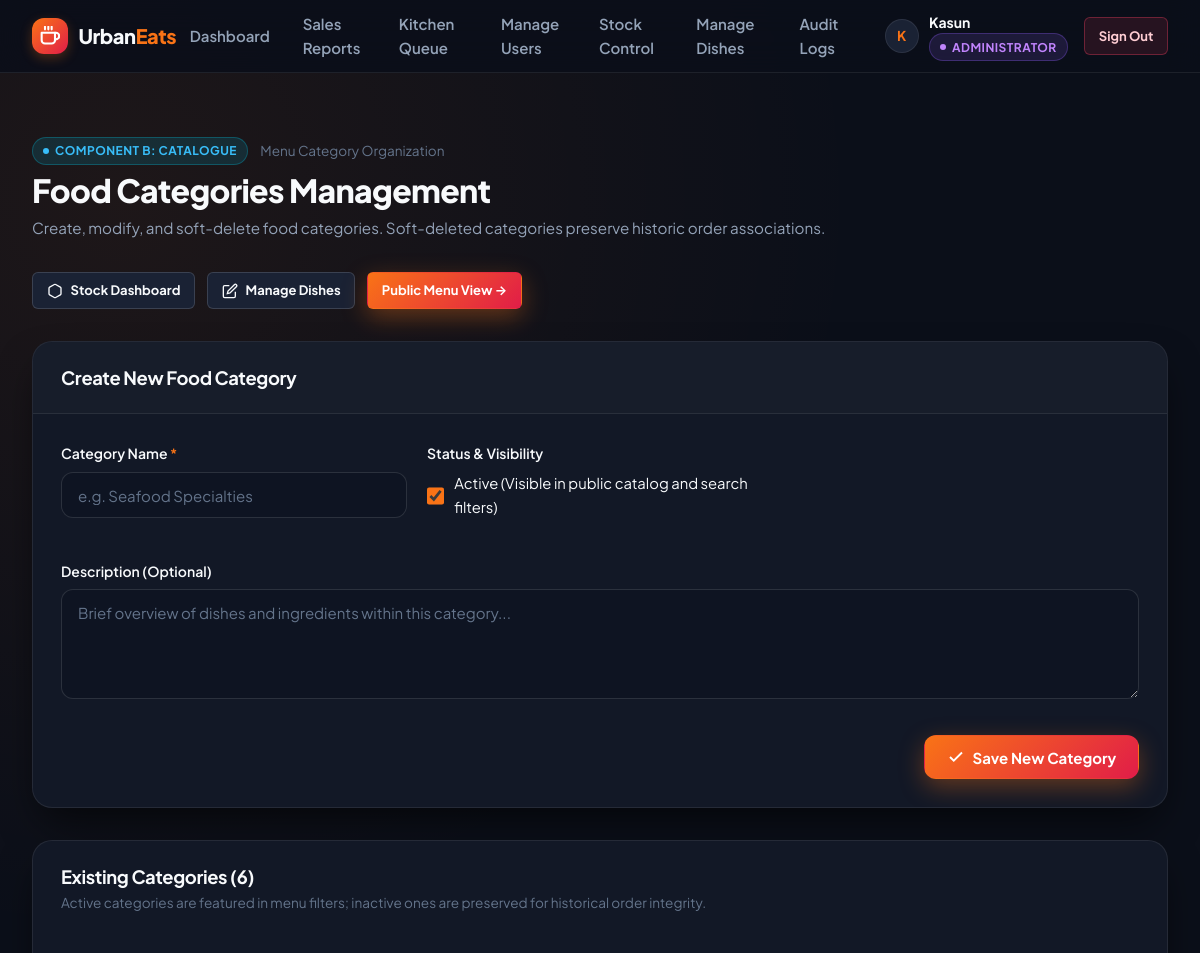
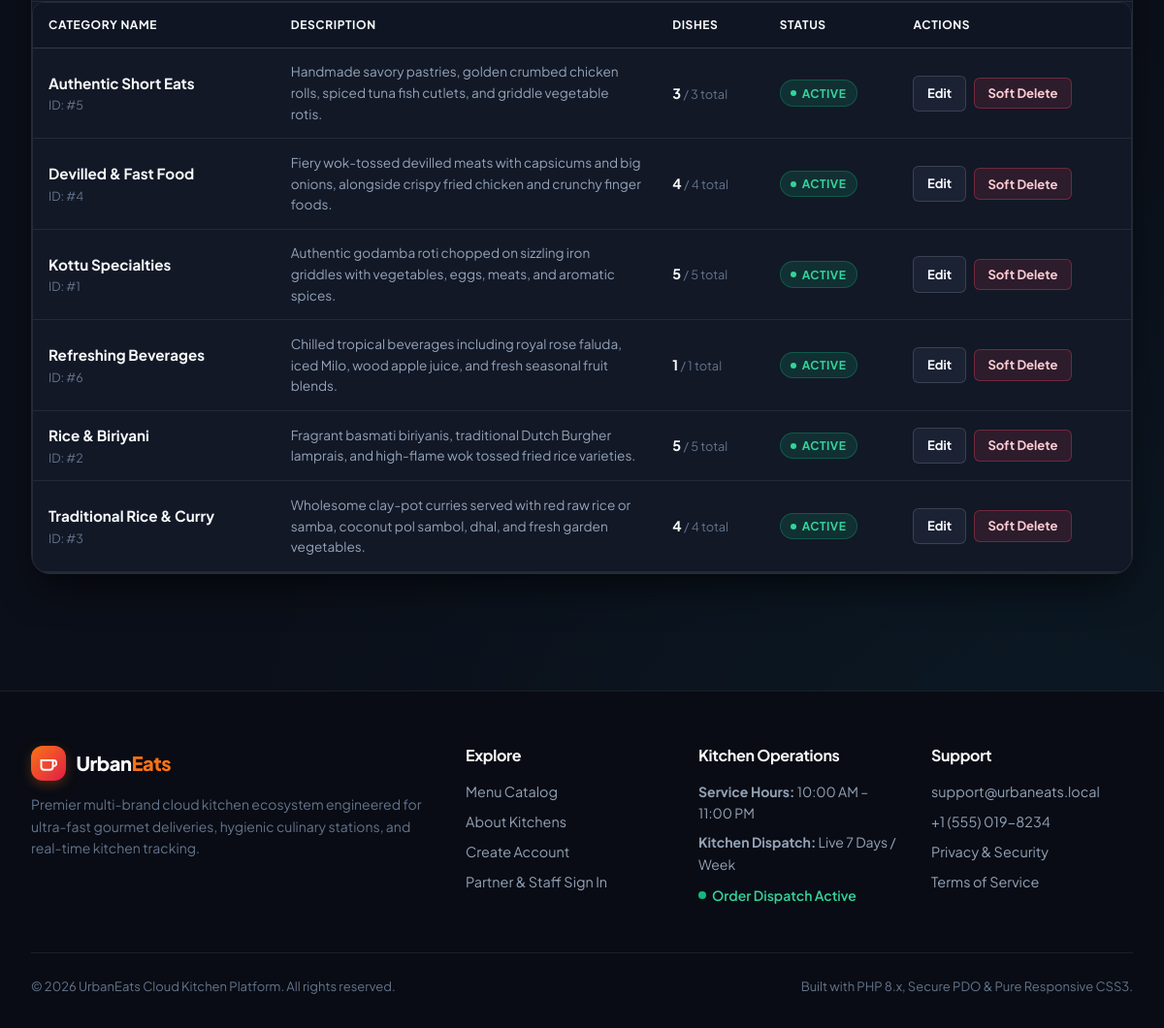
Page /public/menu/manage-categories.php (signed in) on the committed database (2 pictures, top to bottom).
### tables this page shows
CREATE TABLE categories (
    category_id INT AUTO_INCREMENT PRIMARY KEY,
    name VARCHAR(100) NOT NULL UNIQUE,
    description TEXT NULL,
    is_active TINYINT(1) NOT NULL DEFAULT 1,
    created_at TIMESTAMP DEFAULT CURRENT_TIMESTAMP,
    INDEX idx_categories_active (is_active)
);

### public/menu/manage-categories.php (the view, shortened to what this page needs)
<?php
require_once __DIR__ . '/../../config/db.php';
$categoriesStmt = $pdo->query('
    SELECT c.category_id, c.name, c.description, c.is_active, c.created_at,
           COUNT(d.dish_id) AS total_dishes,
           SUM(CASE WHEN d.is_active = 1 THEN 1 ELSE 0 END) AS active_dishes
    FROM categories c
    LEFT JOIN dishes d ON c.category_id = d.category_id
    GROUP BY c.category_id
    ORDER BY c.name ASC
');
$categories = $categoriesStmt->fetchAll();
$editCat = null;
require_once __DIR__ . '/../../includes/header.php';
?>
<div class="container" style="padding-top: 2rem; padding-bottom: 4rem;">
    <div style="display: flex; justify-content: space-between; align-items: flex-start; flex-wrap: wrap; gap: 1rem; margin-bottom: 2rem;">
        <div>
            <div style="display: flex; align-items: center; gap: 0.75rem; margin-bottom: 0.35rem;">
                <span class="role-badge badge-staff">Component B: Catalogue</span>
                <span style="color: var(--text-muted); font-size: 0.85rem;">Menu Category Organization</span>
            </div>
            <h1 style="font-size: 2rem; font-weight: 800; color: var(--text-primary); margin: 0;">Food Categories Management</h1>
            <p style="color: var(--text-secondary); margin-top: 0.35rem; font-size: 0.95rem;">
                Create, modify, and soft-delete food categories. Soft-deleted categories preserve historic order associations.
            </p>
        </div>
        <div style="display: flex; gap: 0.75rem;">
            <a href="stock.php" class="btn btn-secondary btn-sm">
                <svg width="16" height="16" viewBox="0 0 24 24" fill="none" stroke="currentColor" stroke-width="2"><path d="M21 16V8a2 2 0 0 0-1-1.73l-7-4a2 2 0 0 0-2 0l-7 4A2 2 0 0 0 3 8v8a2 2 0 0 0 1 1.73l7 4a2 2 0 0 0 2 0l7-4A2 2 0 0 0 21 16z"></path></svg>
                Stock Dashboard
            </a>
            <a href="manage-dishes.php" class="btn btn-secondary btn-sm">
                <svg width="16" height="16" viewBox="0 0 24 24" fill="none" stroke="currentColor" stroke-width="2"><path d="M11 4H4a2 2 0 0 0-2 2v14a2 2 0 0 0 2 2h14a2 2 0 0 0 2-2v-7"></path><path d="M18.5 2.5a2.121 2.121 0 0 1 3 3L12 15l-4 1 1-4 9.5-9.5z"></path></svg>
                Manage Dishes
            </a>
            <a href="list.php" class="btn btn-primary btn-sm">
                Public Menu View &rarr;
            </a>
        </div>
    </div>
    <div style="display: grid; grid-template-columns: 1fr; gap: 2rem;">
        <div class="card" id="categoryFormCard">
            <div class="card-header" style="background: rgba(255, 255, 255, 0.02);">
                <h2 style="font-size: 1.15rem; font-weight: 700; color: var(--text-primary); margin: 0;">
                    <?= $editCat ? 'Edit Category: ' . htmlspecialchars($editCat['name'], ENT_QUOTES, 'UTF-8') : 'Create New Food Category'; ?>
                </h2>
            </div>
            <div class="card-body">
                <form action="manage-categories.php" method="POST">
                    <div style="display: grid; grid-template-columns: repeat(auto-fit, minmax(280px, 1fr)); gap: 1.25rem;">
                        <div class="form-group">
                            <label for="name" class="form-label">Category Name <span class="required">*</span></label>
                            <input
                                type="text"
                                name="name"
                                id="name"
                                class="form-control"
                                placeholder="e.g. Seafood Specialties"
                                value="<?= htmlspecialchars($editCat['name'] ?? '', ENT_QUOTES, 'UTF-8'); ?>"
                                required
                                maxlength="100"
                            >
                        </div>
                        <div class="form-group">
                            <label class="form-label">Status & Visibility</label>
                            <div style="display: flex; align-items: center; gap: 0.65rem; height: 48px;">
                                <input
                                    type="checkbox"
                                    name="is_active"
                                    id="is_active"
                                    value="1"
                                    <?= ($editCat === null || !empty($editCat['is_active'])) ? 'checked' : ''; ?>
                                    style="width: 18px; height: 18px; accent-color: var(--primary);"
                                >
                                <label for="is_active" style="color: var(--text-primary); cursor: pointer; font-size: 0.925rem;">
                                    Active (Visible in public catalog and search filters)
                                </label>
                            </div>
                        </div>
                        <div class="form-group" style="grid-column: 1 / -1;">
                            <label for="description" class="form-label">Description (Optional)</label>
                            <textarea
                                name="description"
                                id="description"
                                class="form-control"
                                placeholder="Brief overview of dishes and ingredients within this category..."
                                rows="3"
                            ><?= htmlspecialchars($editCat['description'] ?? '', ENT_QUOTES, 'UTF-8'); ?></textarea>
                        </div>
                    </div>
                    <div style="display: flex; justify-content: flex-end; gap: 0.75rem; margin-top: 1rem;">
                        <button type="submit" class="btn btn-primary">
                            <svg width="18" height="18" viewBox="0 0 24 24" fill="none" stroke="currentColor" stroke-width="2.5"><polyline points="20 6 9 17 4 12"></polyline></svg>
                            <?= $editCat ? 'Update Category' : 'Save New Category'; ?>
                        </button>
                    </div>
                </form>
            </div>
        </div>
        <div class="card">
            <div class="card-header">
                <div>
                    <h2 style="font-size: 1.15rem; font-weight: 700; color: var(--text-primary); margin: 0;">Existing Categories (<?= count($categories); ?>)</h2>
                    <p style="font-size: 0.85rem; color: var(--text-muted); margin-top: 0.25rem;">
                        Active categories are featured in menu filters; inactive ones are preserved for historical order integrity.
                    </p>
                </div>
            </div>
            <div class="card-body" style="padding: 0;">
                <div class="table-wrap">
                    <table class="table">
                        <thead>
                            <tr>
                                <th>Category Name</th>
                                <th>Description</th>
                                <th>Dishes</th>
                                <th>Status</th>
                                <th>Actions</th>
                            </tr>
                        </thead>
                        <tbody>
                            <?php foreach ($categories as $cat): ?>
                                <tr>
                                    <td>
                                        <strong style="color: var(--text-primary); font-size: 0.95rem;"><?= htmlspecialchars($cat['name'], ENT_QUOTES, 'UTF-8'); ?></strong>
                                        <div style="font-size: 0.785rem; color: var(--text-muted);">ID: #<?= (int)$cat['category_id']; ?></div>
                                    </td>
                                    <td style="max-width: 320px; font-size: 0.85rem; color: var(--text-secondary);">
                                        <?= htmlspecialchars($cat['description'] ?? '-', ENT_QUOTES, 'UTF-8'); ?>
                                    </td>
                                    <td>
                                        <span style="font-weight: 700; color: var(--text-primary);"><?= (int)$cat['active_dishes']; ?></span>
                                        <span style="font-size: 0.8rem; color: var(--text-muted);">/ <?= (int)$cat['total_dishes']; ?> total</span>
                                    </td>
                                    <td>
                                        <?php if (!empty($cat['is_active'])): ?>
                                            <span class="role-badge badge-customer">Active</span>
                                        <?php else: ?>
                                            <span class="role-badge" style="background: var(--danger-bg); color: var(--danger); border-color: var(--danger-border);">Soft-Deleted</span>
                                        <?php endif; ?>
                                    </td>
                                    <td>
                                        <div style="display: flex; gap: 0.5rem; align-items: center;">
                                            <a href="manage-categories.php?edit=<?= (int)$cat['category_id']; ?>#categoryFormCard" class="btn btn-secondary btn-sm" title="Edit Category">
                                                Edit
                                            </a>
                                            <form action="manage-categories.php" method="POST" style="margin: 0;" onsubmit="return confirm('Are you sure you want to change the status of this category?');">
                                                <?php if (!empty($cat['is_active'])): ?>
                                                    <button type="submit" class="btn btn-danger btn-sm" title="Deactivate / Soft Delete">
                                                        Soft Delete
                                                    </button>
                                                <?php else: ?>
                                                    <button type="submit" class="btn btn-outline btn-sm" title="Restore / Activate">
                                                        Activate
                                                    </button>
                                                <?php endif; ?>
                                            </form>
                                        </div>
                                    </td>
                                </tr>
                            <?php endforeach; ?>
                        </tbody>
                    </table>
                </div>
            </div>
        </div>
    </div>
</div>
<?php require_once __DIR__ . '/../../includes/footer.php'; ?>

### rows in the picture
categories: name "Authentic Short Eats", category_id "5", description "Handmade savory pastries, golden crumbed chicken rolls, spiced tuna fish cutlets, and griddle vegetable rotis.", active_dishes "3", total_dishes "3", is_active "ACTIVE"
categories: name "Devilled & Fast Food", category_id "4", description "Fiery wok-tossed devilled meats with capsicums and big onions, alongside crispy fried chicken and crunchy finger foods.", active_dishes "4", total_dishes "4", is_active "ACTIVE"
categories: name "Kottu Specialties", category_id "1", description "Authentic godamba roti chopped on sizzling iron griddles with vegetables, eggs, meats, and aromatic spices.", active_dishes "5", total_dishes "5", is_active "ACTIVE"
categories: name "Refreshing Beverages", category_id "6", description "Chilled tropical beverages including royal rose faluda, iced Milo, wood apple juice, and fresh seasonal fruit blends.", active_dishes "1", total_dishes "1", is_active "ACTIVE"
categories: name "Rice & Biriyani", category_id "2", description "Fragrant basmati biriyanis, traditional Dutch Burgher lamprais, and high-flame wok tossed fried rice varieties.", active_dishes "5", total_dishes "5", is_active "ACTIVE"
categories: name "Traditional Rice & Curry", category_id "3", description "Wholesome clay-pot curries served with red raw rice or samba, coconut pol sambol, dhal, and fresh garden vegetables.", active_dishes "4", total_dishes "4", is_active "ACTIVE"

### other values in the picture
$item['label'] "Dashboard"
$item['label'] "Sales Reports"
$item['label'] "Kitchen Queue"
$item['label'] "Manage Users"
$item['label'] "Stock Control"
$item['label'] "Manage Dishes"
$item['label'] "Audit Logs"
substr((string)$userName, 0, 1) "K"
$userName "Kasun"
$userRole "ADMINISTRATOR"
count($categories) "6"
